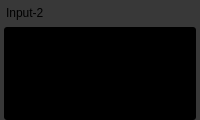
         <widget class="QFrame" name="inputDisplay2">
          <property name="sizePolicy">
           <sizepolicy hsizetype="Expanding" vsizetype="Expanding">
            <horstretch>0</horstretch>
            <verstretch>0</verstretch>
           </sizepolicy>
          </property>
          <property name="minimumSize">
           <size>
            <width>150</width>
            <height>120</height>
           </size>
          </property>
          <property name="styleSheet">
           <string notr="true">background-color: #383838; border-radius: 5px;</string>
          </property>
          <property name="frameShape">
           <enum>QFrame::Shape::StyledPanel</enum>
          </property>
          <property name="frameShadow">
           <enum>QFrame::Shadow::Raised</enum>
          </property>
          <layout class="QVBoxLayout" name="verticalLayout_input2">
           <property name="spacing">
            <number>2</number>
           </property>
           <property name="leftMargin">
            <number>4</number>
           </property>
           <property name="topMargin">
            <number>1</number>
           </property>
           <property name="rightMargin">
            <number>4</number>
           </property>
           <property name="bottomMargin">
            <number>0</number>
           </property>
           <item>
            <layout class="QHBoxLayout" name="horizontalLayout_input2Header">
             <property name="spacing">
              <number>4</number>
             </property>
             <item>
              <spacer name="horizontalSpacer_7">
               <property name="orientation">
                <enum>Qt::Orientation::Horizontal</enum>
               </property>
               <property name="sizeType">
                <enum>QSizePolicy::Policy::Preferred</enum>
               </property>
               <property name="sizeHint" stdset="0">
                <size>
                 <width>2</width>
                 <height>20</height>
                </size>
               </property>
              </spacer>
             </item>
             <item>
              <widget class="QLabel" name="label_input2">
               <property name="text">
                <string>Input-2</string>
               </property>
              </widget>
             </item>
             <item>
              <spacer name="horizontalSpacer_input2">
               <property name="orientation">
                <enum>Qt::Orientation::Horizontal</enum>
               </property>
               <property name="sizeHint" stdset="0">
                <size>
                 <width>40</width>
                 <height>20</height>
                </size>
               </property>
              </spacer>
             </item>
             <item>
              <widget class="QPushButton" name="input2SettingsButton">
               <property name="minimumSize">
                <size>
                 <width>24</width>
                 <height>24</height>
                </size>
               </property>
               <property name="maximumSize">
                <size>
                 <width>24</width>
                 <height>24</height>
                </size>
               </property>
               <property name="text">
                <string/>
               </property>
               <property name="icon">
                <iconset resource="resources.qrc">
                 <normaloff>:/icons/Settings.png</normaloff>:/icons/Settings.png</iconset>
               </property>
               <property name="iconSize">
                <size>
                 <width>16</width>
                 <height>16</height>
                </size>
               </property>
               <property name="flat">
                <bool>true</bool>
               </property>
              </widget>
             </item>
             <item>
              <widget class="QPushButton" name="input2AudioButton">
               <property name="minimumSize">
                <size>
                 <width>24</width>
                 <height>24</height>
                </size>
               </property>
               <property name="maximumSize">
                <size>
                 <width>24</width>
                 <height>24</height>
                </size>
               </property>
               <property name="text">
                <string/>
               </property>
               <property name="icon">
                <iconset resource="resources.qrc">
                 <normaloff>:/icons/Volume.png</normaloff>
                 <normalon>:/icons/Mute.png</normalon>:/icons/Volume.png</iconset>
               </property>
               <property name="iconSize">
                <size>
                 <width>16</width>
                 <height>16</height>
                </size>
               </property>
               <property name="checkable">
                <bool>true</bool>
               </property>
               <property name="flat">
                <bool>true</bool>
               </property>
              </widget>
             </item>
            </layout>
           </item>
           <item>
            <widget class="QFrame" name="inputVideoFrame2">
             <property name="sizePolicy">
              <sizepolicy hsizetype="Expanding" vsizetype="Expanding">
               <horstretch>0</horstretch>
               <verstretch>0</verstretch>
              </sizepolicy>
             </property>
             <property name="styleSheet">
              <string notr="true">background-color: black; border-radius: 3px;</string>
             </property>
             <property name="frameShape">
              <enum>QFrame::Shape::StyledPanel</enum>
             </property>
             <property name="frameShadow">
              <enum>QFrame::Shadow::Raised</enum>
             </property>
            </widget>
           </item>
          </layout>
         </widget>
